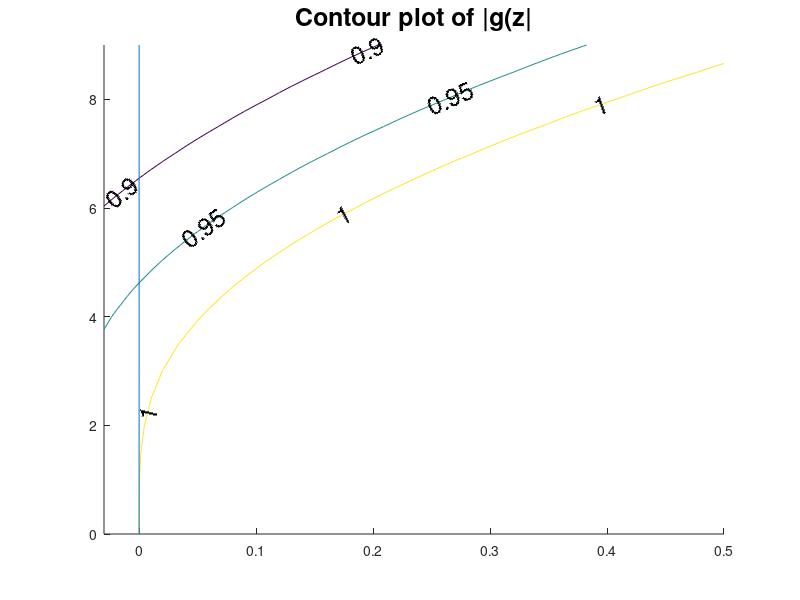

Recreate this plot in MATLAB.
% Stability domain of multistep omega scheme

% Copyright 2001 P. Wesseling
% This program and its subprograms may be freely used, modified and distributed
% under the GNU General Public License: http://www.gnu.org/copyleft/gpl.html

% Theory in Section 5.10 of:

% 	P. Wesseling: Principles of Computational Fluid Dynamics
% 	Springer, Heidelberg, 2000 ISBN 3-5453-0. XII, 642 pp.
% See http://ta.twi.tudelft.nl/nw/users/wesseling/cfdbook.html

% Amplification factor is giveb by equation (5.103)

omega = 1 - sqrt(0.5);			% Parameters in multistage omega scheme
alpha = (1 - 2*omega)/(1 - omega);
alphap = 1 - alpha;
omegap = 1 - 2*omega;

x = -0.03:0.01:0.5; y = 0:0.5:9; [X,Y] = meshgrid(x,y); Z = X + i*Y;

	% Absolute value of g(z)
One = ones(size(Z));
F = abs(((One + alphap*omega*Z).^2).*(One + alpha*omegap*Z)...
       .*((One - alpha*omega*Z).^(-2)).*((One - alphap*omegap*Z).^(-1)));
       
figure(1), clf, hold on
v = [ 0.9 0.95 1.0 ];   c = contour(x,y,F,v);   clabel(c,'fontsize',18);
line([0 0],[0 9])		% Draw imaginary axis
title('Contour plot of |g(z|','fontsize',18)

	% Value of abs[g(z)] on imaginary axis
z = i*3;    ff = abs(((1 + alphap*omega*z)^2)*(1 + alpha*omegap*z)...
      *((1 - alpha*omega*z)^(-2))*((1 - alphap*omegap*z)^(-1)))
